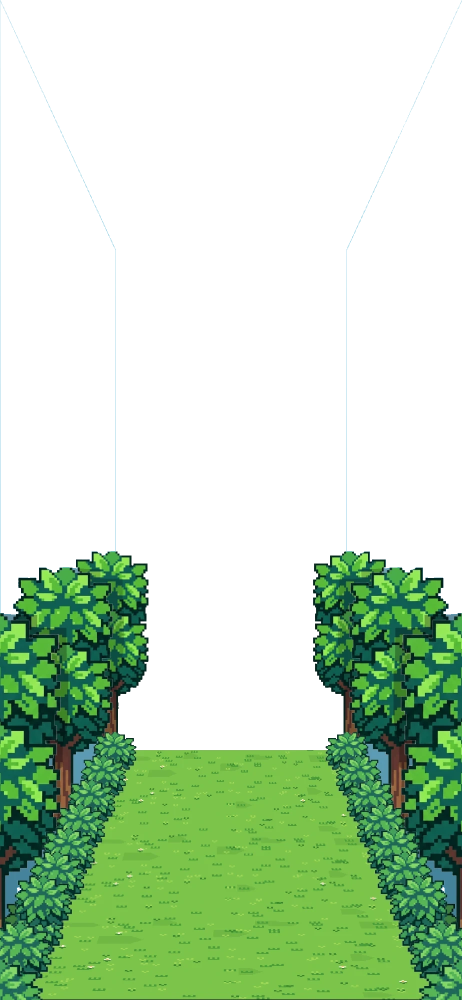
#> input picture assets/tex_aisle_ring.webp, 924 x 2000 px (shown at 1/2 size)
$ python key_sky.py ../assets/tex_aisle_ring.webp
#> lines starting #> are read from the running program, lines starting #| are printed output that depends on the picture; after the words box and inside, x2 and y2 are one past the last pixel; in counts of white or black regions, pixels touching at a corner belong together
#!/usr/bin/env python3
"""Take the sky out of the corridor plate.

The corridor is drawn by scaling one self-similar image about its vanishing
point. That works for anything whose shape is a line through the vanishing
point - the path edges, the hedges - but a *smooth gradient* is not invariant
under that scaling, so each ring shows a differently stretched copy of the sky
and the copies disagree along every hole boundary. The seams are plainly
visible: in a pure-sky band the step across a boundary measured 160x the
gradient's own slope.

The sky is at infinity, so the fix is to stop it moving at all: key it out of
the plate, and paint one static gradient behind every ring.

    python3 tools/key_sky.py SOURCE.png

Writes assets/tex_aisle_ring.png and prints the CSS for #sky.
"""

import os
import sys
from collections import deque

import numpy as np
from PIL import Image

ROOT = os.path.dirname(os.path.dirname(os.path.abspath(__file__)))
STAGE_H = 844

# Light blue, and only light blue: the plate's water and shadows are blue too
# but much darker, so the blue floor separates them cleanly.
def sky_mask(rgb, alpha):
    return ((alpha == 255) & (rgb[:, :, 2] >= 200)
            & (rgb[:, :, 2] > rgb[:, :, 1]) & (rgb[:, :, 1] > rgb[:, :, 0]))


def main(src):
#> called with src = '../assets/tex_aisle_ring.webp'
    im = Image.open(src).convert("RGBA")
#> im is the input picture: PIL image 924x2000 RGBA; mean R, G, B, A 105.9, 148.3, 125, 91.7
    a = np.array(im).astype(int)
    H, W = a.shape[:2]
#> H = 2000; W = 924
    rgb, al = a[:, :, :3], a[:, :, 3]
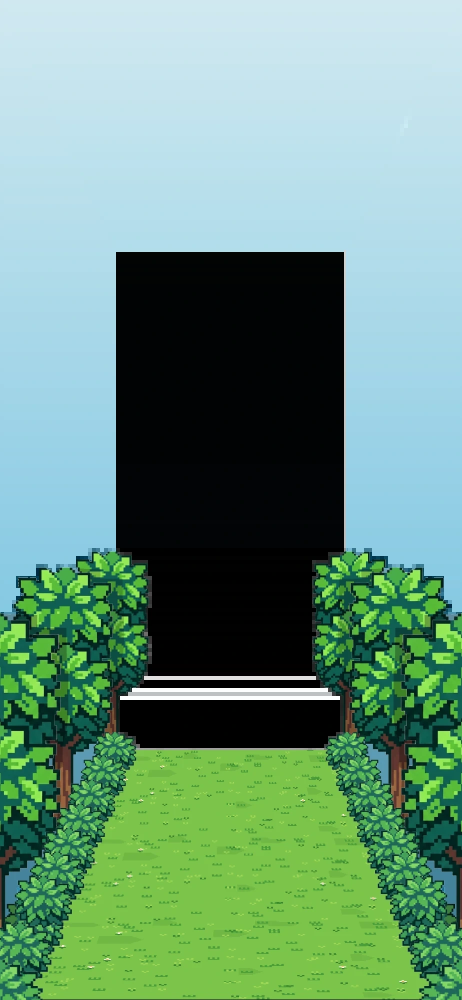
#> rgb: shape (2000, 924, 3) int64 (shown at 1/2 size); mean R, G, B 105.9, 148.3, 125
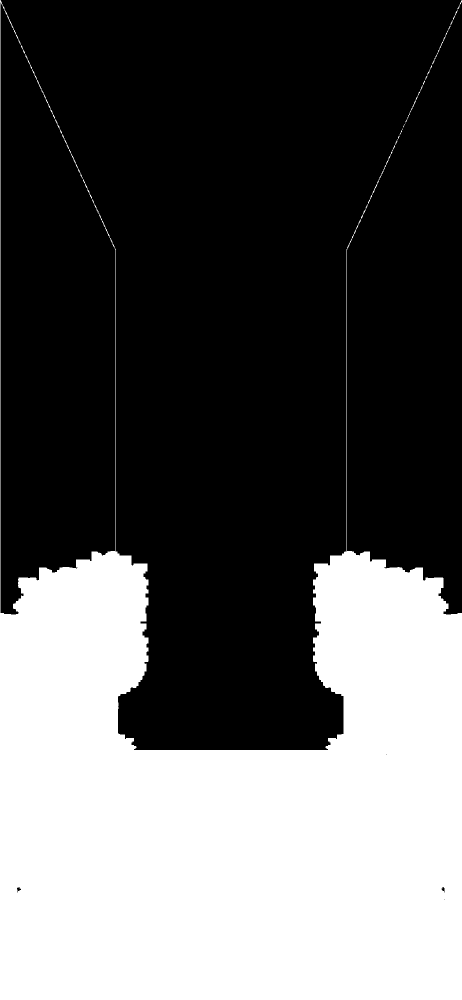
#> al: shape (2000, 924) int64 (shown at 1/2 size); 36% white; 28 white regions (17 under 20 px), largest, box (x1, y1, x2, y2) and area: (0, 0, 924, 2000) 664277, (203, 441, 219, 472) 55, (769, 303, 785, 334) 51
    m = sky_mask(rgb, al)
#> in sky_mask, `return ((alpha == 255) & (rgb[:, :, 2] >= 200) & (rgb[:, :, 2] > rgb[:..`:
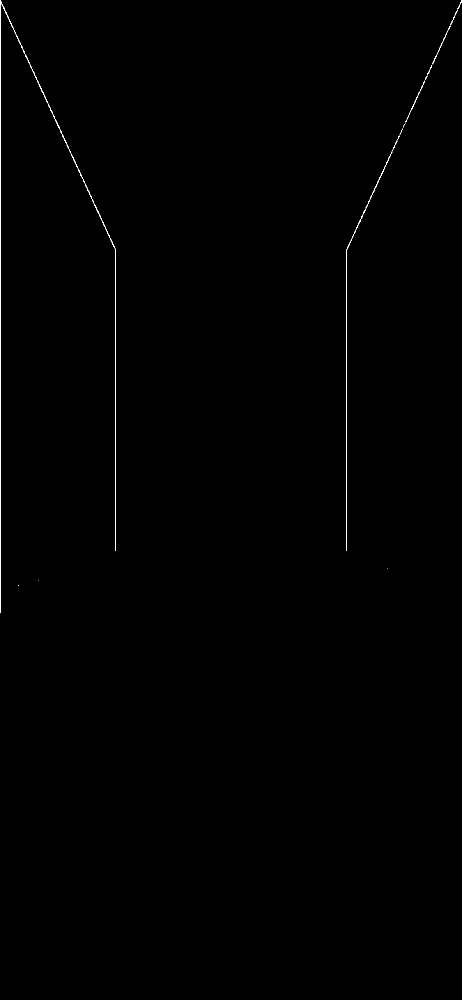
#> returned value: shape (2000, 924) bool (shown at 1/2 size); 0.22% white in thin lines or dots, all inside (x1, y1, x2, y2) = (0, 0, 924, 1226)

    # Report the hole before keying, while it is still the only transparency:
    # the whole zoom rests on it being the frame's own shape at half scale,
    # centred, and this is the last point at which that is measurable.
    ys0, xs0 = np.where(al == 0)
    if len(xs0):
        hw, hh = xs0.max() - xs0.min() + 1, ys0.max() - ys0.min() + 1
#> hw = 923; hh = 1799
        print("hole     %d x %d, centre (%.1f, %.1f) against frame centre (%.1f, %.1f)"
              % (hw, hh, (xs0.min() + xs0.max() + 1) / 2, (ys0.min() + ys0.max() + 1) / 2, W / 2, H / 2))
#| hole     923 x 1799, centre (462.5, 899.5) against frame centre (462.0, 1000.0)
        print("         ZOOM_RATIO_X %.4f   ZOOM_RATIO_Y %.4f" % (W / hw, H / hh))
#|          ZOOM_RATIO_X 1.0011   ZOOM_RATIO_Y 1.1117

    # Fit the gradient before keying, over the rows where the sky is a wide,
    # unbroken band; below that it is slivers between leaves and the mean is noisy.
    ys, cs = [], []
    for y in range(0, H):
        xs = np.where(m[y])[0]
        if len(xs) > W // 8:
            ys.append(y)
            cs.append(rgb[y][xs].mean(axis=0))
#> this loop made 2000 passes
#> xs on passes 1 to 3: [0, 923], [0, 1, 923], [0, 1, 922, 923]
#> after the loop, cs = []; ys = []
    ys, cs = np.array(ys), np.array(cs)
#> ys = empty array; cs = empty array
#> (the run stopped early here; a loop or call above may not have finished)

$ run again, with assets/tex_aisle_ring.png saved as assets/tex_aisle_ring.webp
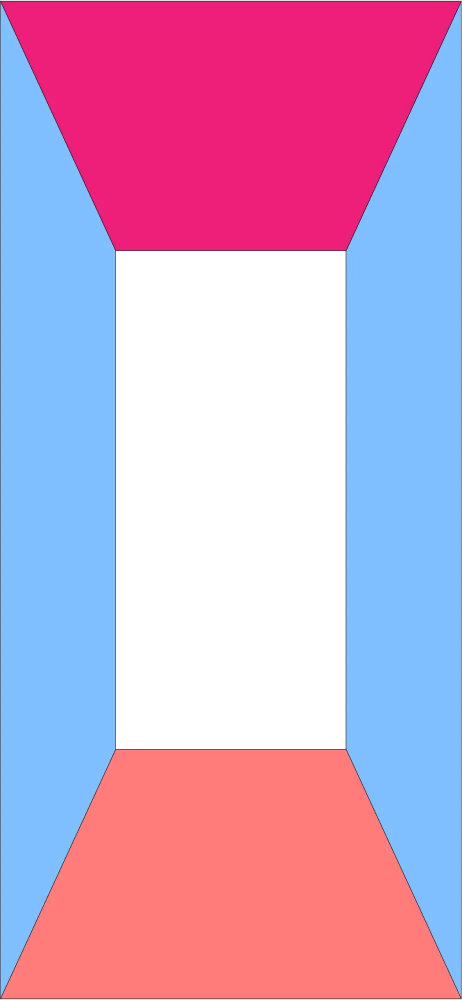
#> input picture assets/tex_aisle_ring.png, 924 x 2000 px (shown at 1/2 size)
#> in main, im is the input picture: PIL image 924x2000 RGBA; mean R, G, B, A 139.4, 100.2, 141.7, 190.9
#> al: shape (2000, 924) int64; 36 distinct labels, from 0 to 255
#> in sky_mask, `return ((alpha == 255) & (rgb[:, :, 2] >= 200) & (rgb[:, :, 2] > rgb[:..`:
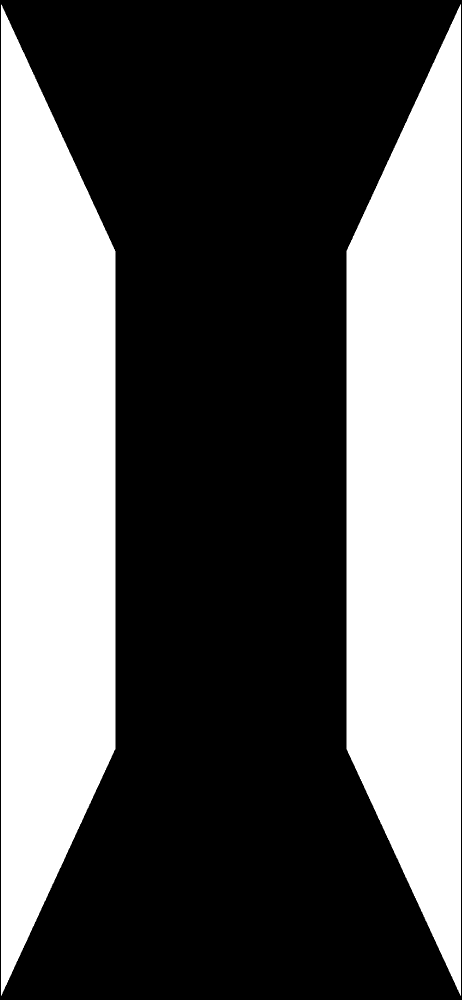
#> returned value: shape (2000, 924) bool (shown at 1/2 size); 36.9% white; 2 white regions, box (x1, y1, x2, y2) and area: (693, 9, 922, 1992) 341539, (2, 9, 231, 1992) 341263
#> hw = 920; hh = 2000
#| hole     920 x 2000, centre (462.0, 1000.0) against frame centre (462.0, 1000.0)
#|          ZOOM_RATIO_X 1.0043   ZOOM_RATIO_Y 1.0000
#> the loop in main, `for y in range(0, H):` made 2000 passes
#> xs on passes 10 to 12: [2, 920, 921], [2, 3, 920, 921], [2, 3, 920, 921]
#> after the loop in main, `for y in range(0, H):`: cs = 1737 items, first 6: [127.8, 190.6, 253.4], [127.6, 190.5, 253.1], [127.8, 190.8, 253.4], [127.7, 190.7, 253.3], [127.7, 190.8, 253.6], [127.7, 190.8, 253.6]; ys = 1737 values from 132 to 1868
#> in main, `ys, cs = np.array(ys), np.array(cs)`: cs = 1737 rows, first 8: [127.8, 190.6, 253.4], [127.6, 190.5, 253.1], [127.8, 190.8, 253.4], [127.7, 190.7, 253.3], [127.7, 190.8, 253.6], [127.7, 190.8, 253.6], [127.9, 190.9, 253.6], [127.8, 190.7, 253.4]
#> fit = [[-3.8e-05, 127.3], [2.83e-05, 190.9], [-3.71e-05, 254.5]]
#> resid = 1.59
#> soft = 15590
#> in main, `out[:, :, 3] = np.where(out[:, :, 3] >= 128, 255, 0).astype(np.uint8)`:
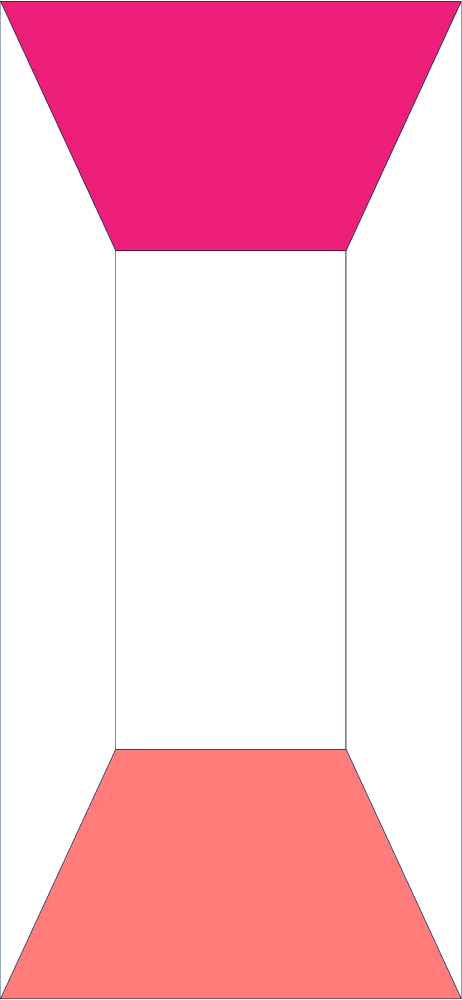
#> out: shape (2000, 924, 4) (shown at 1/2 size); mean R, G, B, A 139.4, 100.2, 141.7, 96.6; transparent parts drawn white
#> top = (127, 191, 255); bot = (127, 191, 254)
#| sky      682802 px (36.9%), rows 132-1868, linear to within 1.59/255
#| feathered 15590 px snapped to hard alpha
#| #sky   background: linear-gradient(#7fbfff 0%, #7fbffe 100%);

$ run again, with assets/bg_aisle.jpg saved as assets/tex_aisle_ring.webp
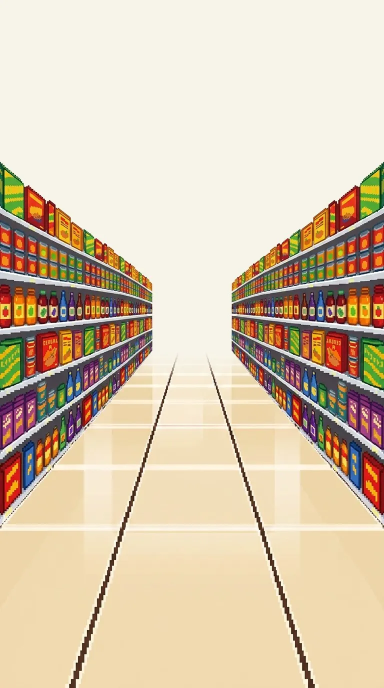
#> input picture assets/bg_aisle.jpg, 768 x 1376 px (shown at 1/2 size)
#> al: shape (1376, 768) int64; every value is 255
#> in sky_mask, `return ((alpha == 255) & (rgb[:, :, 2] >= 200) & (rgb[:, :, 2] > rgb[:..`:
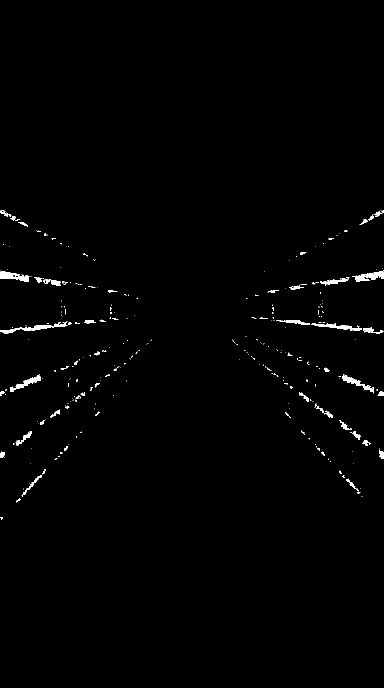
#> returned value: shape (1376, 768) bool (shown at 1/2 size); 0.87% white; 285 white regions (227 under 20 px), largest, box (x1, y1, x2, y2) and area: (0, 643, 135, 668) 742, (0, 541, 57, 564) 655, (704, 541, 768, 564) 655
#> ys0 = empty array
#> after the loop in main, `for y in range(0, H):`: cs = 14 items, first 6: [215.1, 219.5, 223.7], [213.3, 216.9, 221.2], [209.3, 212, 216.8], [210.3, 212.5, 217.3], [216.1, 218.8, 223.3], [218.5, 223.6, 227.1]; ys = [552, 553, 554, 555, 556, 560, 561, 651, 652, 653, 655, 656, 657, 658]
#> in main, `ys, cs = np.array(ys), np.array(cs)`: cs = 14 rows, first 8: [215.1, 219.5, 223.7], [213.3, 216.9, 221.2], [209.3, 212, 216.8], [210.3, 212.5, 217.3], [216.1, 218.8, 223.3], [218.5, 223.6, 227.1], [217.4, 221.8, 225.5], [219, 223.1, 226.1]
#> fit = [[-0.0129, 221.5], [-0.00683, 221.7], [3.63e-05, 222.1]]
#> resid = 5.94
#> in main, `out[:, :, 3][m] = 0`:
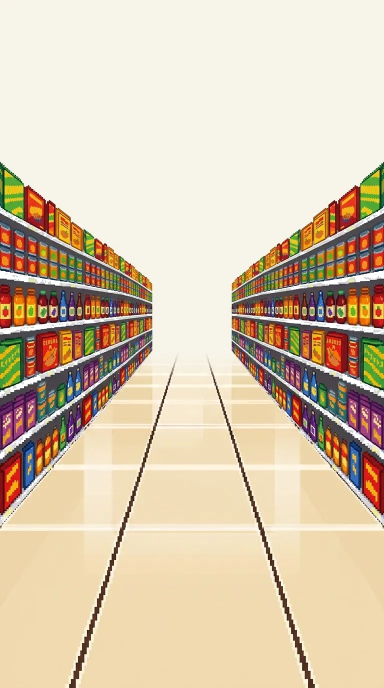
#> out: shape (1376, 768, 4) (shown at 1/2 size); mean R, G, B, A 216.2, 198.9, 174.3, 252.8; transparent parts drawn white
#> soft = 0
#> top = (221, 222, 222); bot = (204, 212, 222)
#| sky      9144 px (0.9%), rows 552-658, linear to within 5.94/255
#| feathered 0 px snapped to hard alpha
#| #sky   background: linear-gradient(#dddede 0%, #ccd4de 100%);

$ run again, with assets/bg_aisle_floor.png saved as assets/tex_aisle_ring.webp
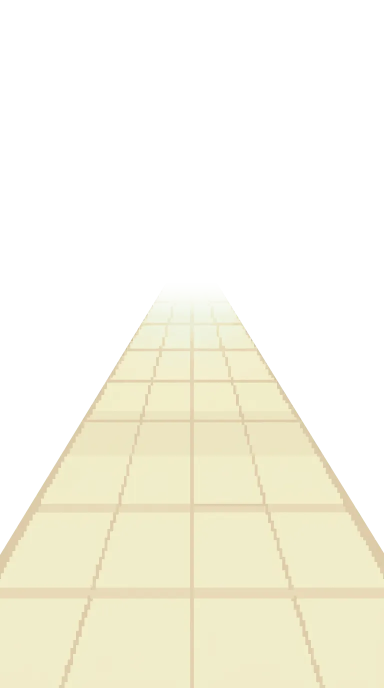
#> input picture assets/bg_aisle_floor.png, 768 x 1376 px (shown at 1/2 size)
#> in main, im is the input picture: PIL image 768x1376 RGBA; mean R, G, B, A 247.7, 245.5, 231, 105.3
#> in main, `rgb, al = a[:, :, :3], a[:, :, 3]`:
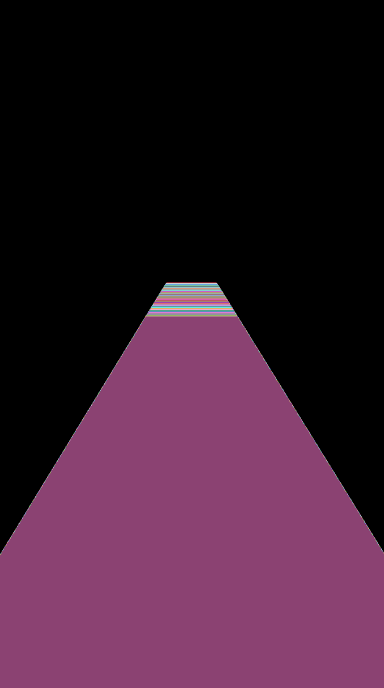
#> al: shape (1376, 768) int64 (shown at 1/2 size); 255 distinct labels, from 0 to 255; one colour per label, 0 black
#> hw = 768; hh = 1108
#| hole     768 x 1108, centre (384.0, 554.0) against frame centre (384.0, 688.0)
#|          ZOOM_RATIO_X 1.0000   ZOOM_RATIO_Y 1.2419
#> after the loop in main, `for y in range(0, H):`: cs = []
#> in main, `ys, cs = np.array(ys), np.array(cs)`: ys = empty array
